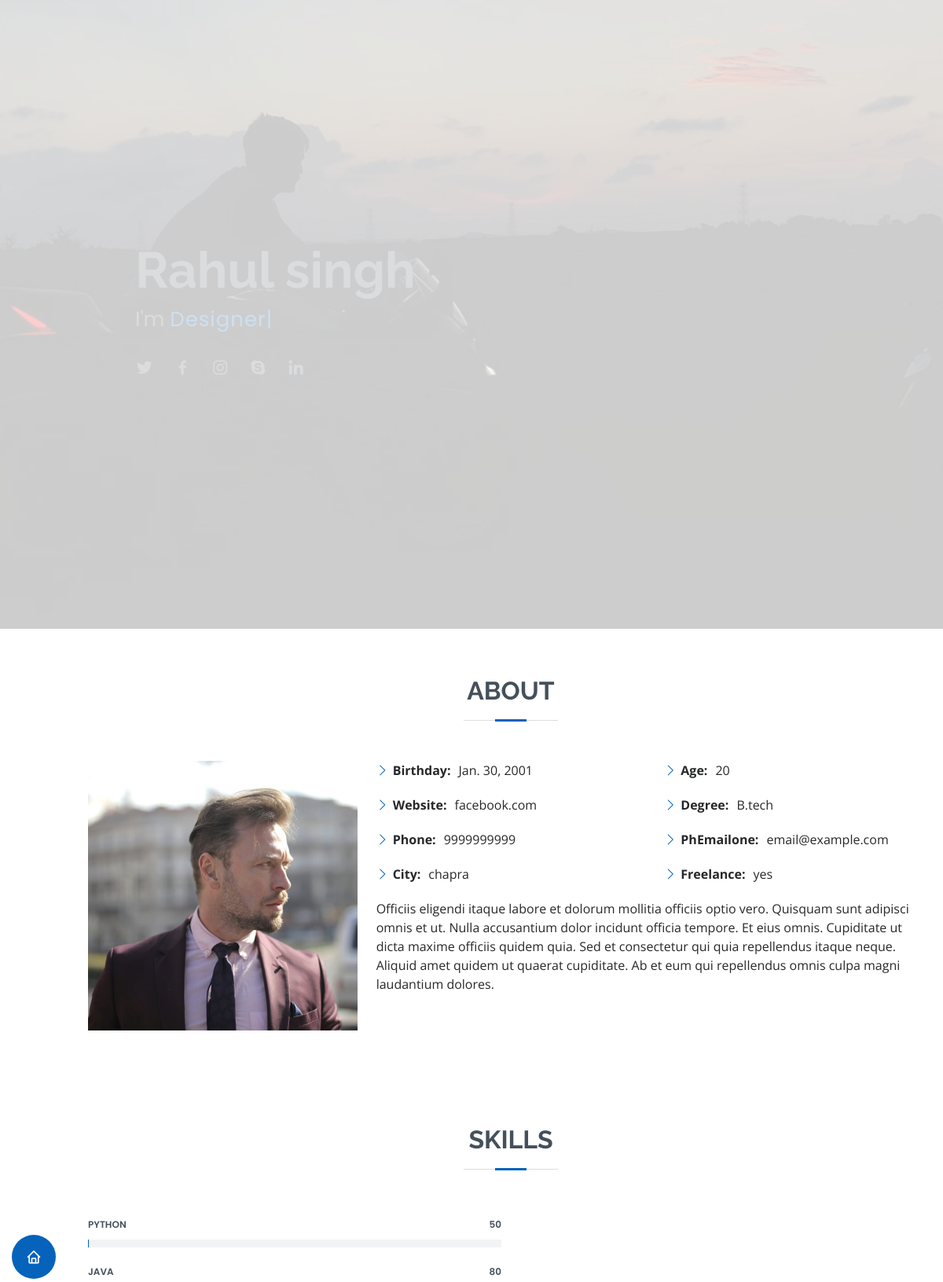
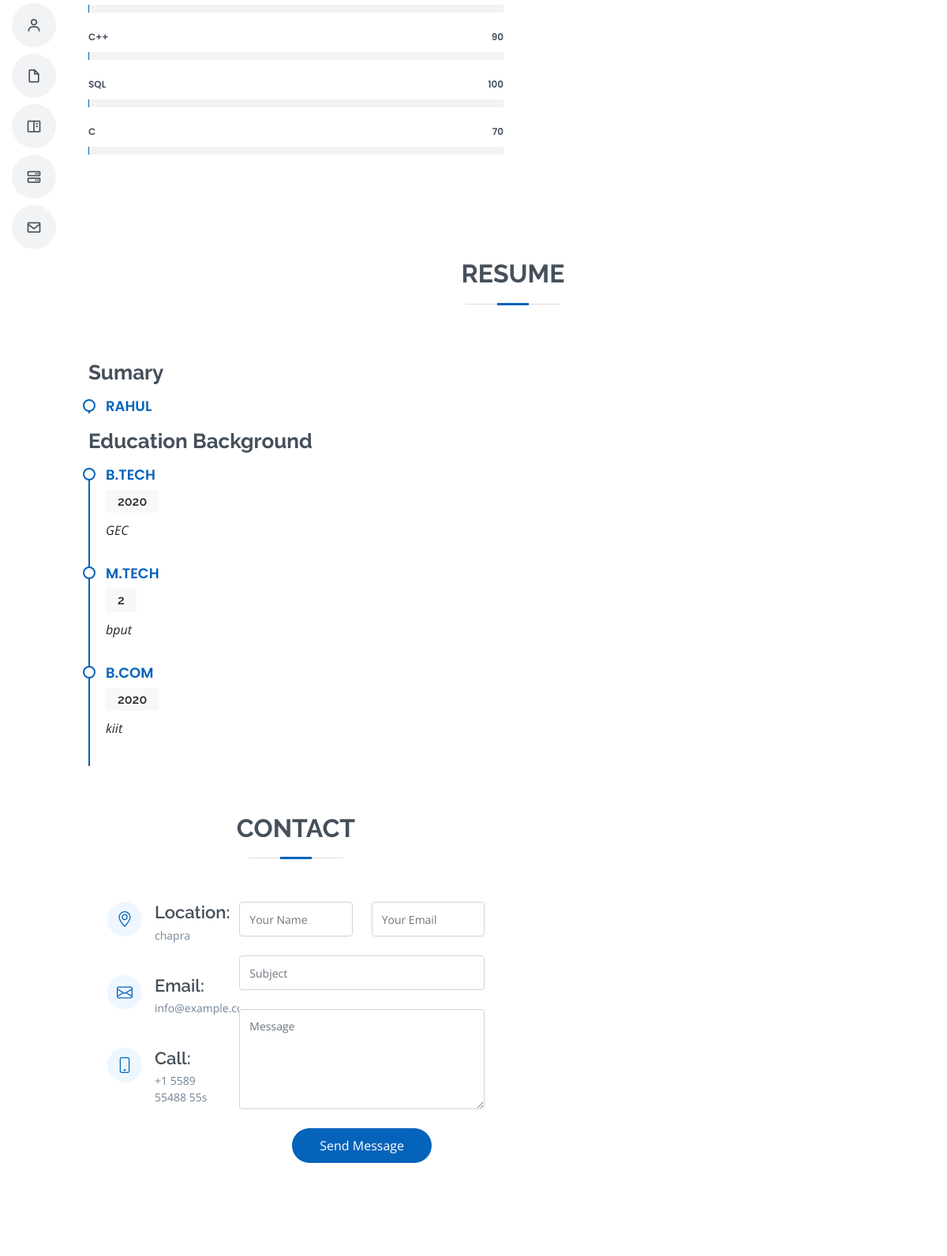
Page /home (signed in, upper part) on the committed database (2 pictures, top to bottom).
### Rps9211/models.py (models this page shows, shortened)
class profile(models.Model):
    user =models.OneToOneField(User,on_delete=models.CASCADE)
    Birthday = models.DateField(blank= True)
    Website =models.TextField(blank= True)
    Phone =models.IntegerField(max_length=12)
    Age =models.IntegerField()
    City = models.CharField(max_length=20)
    Degree = models.TextField(max_length=200)
    Freelance =models.TextField(max_length=20)

class skills(models.Model):
    user =models.ForeignKey(User,on_delete=models.CASCADE)
    skill =models.TextField(max_length=20)
    level =models.IntegerField(max_length=9)

class Education(models.Model):
     user =models.ForeignKey(User,on_delete=models.CASCADE)
     Degree =models.TextField(max_length=200)
     year =models.IntegerField(max_length=9)
     college =models.TextField(max_length=60)

### Rps9211/views.py (the view)
# urls.py: path('home',views.home,name='home')
def home(request):
    if request.user.is_authenticated:
       person= request.user
       edu= Education.objects.filter(user=person)
       pro= profile.objects.get(user=person)
       skill= skills.objects.filter(user=person)
       context={'person':person,'edu':edu,'pro':pro,'skill':skill}
    return render(request,"index.html",context)

### templates/index.html (shortened to what this page needs)
{% load static %}
<!DOCTYPE html>
<html lang="en">
<head>
  <link href="{% static 'vendor/aos/aos.css' %}" rel="stylesheet">
  <link href="{% static 'vendor/bootstrap/css/bootstrap.min.css' %}" rel="stylesheet">
  <link href="{% static 'vendor/bootstrap-icons/bootstrap-icons.css' %}" rel="stylesheet">
  <link href="{% static 'vendor/boxicons/css/boxicons.min.css' %}" rel="stylesheet">
  <link href="{% static 'vendor/glightbox/css/glightbox.min.css' %}" rel="stylesheet">
  <link href="{% static 'vendor/swiper/swiper-bundle.min.css' %}" rel="stylesheet">
  <link href="{% static 'css/style.css' %}" rel="stylesheet">
</head>
<body>
  <header id="header" class="d-flex flex-column justify-content-center">
    <nav id="navbar" class="navbar nav-menu">
      <ul>
        <li><a href="#hero" class="nav-link scrollto active"><i class="bx bx-home"></i> <span>Home</span></a></li>
        <li><a href="#about" class="nav-link scrollto"><i class="bx bx-user"></i> <span>About</span></a></li>
        <li><a href="#resume" class="nav-link scrollto"><i class="bx bx-file-blank"></i> <span>Resume</span></a></li>
        <li><a href="#portfolio" class="nav-link scrollto"><i class="bx bx-book-content"></i> <span>Portfolio</span></a></li>
        <li><a href="#services" class="nav-link scrollto"><i class="bx bx-server"></i> <span>Services</span></a></li>
        <li><a href="#contact" class="nav-link scrollto"><i class="bx bx-envelope"></i> <span>Contact</span></a></li>
      </ul>
    </nav>
  </header>
  <section id="hero" class="d-flex flex-column justify-content-center">
    <div class="container" data-aos="zoom-in" data-aos-delay="100">
      <h1>Rahul singh</h1>
      <p>I'm <span class="typed" data-typed-items="Designer, Developer, Freelancer, Photographer"></span></p>
      <div class="social-links">
        <a href="#" class="twitter"><i class="bx bxl-twitter"></i></a>
        <a href="#" class="facebook"><i class="bx bxl-facebook"></i></a>
        <a href="#" class="instagram"><i class="bx bxl-instagram"></i></a>
        <a href="#" class="google-plus"><i class="bx bxl-skype"></i></a>
        <a href="#" class="linkedin"><i class="bx bxl-linkedin"></i></a>
      </div>
    </div>
  </section>
  <main id="main">
    <section id="about" class="about">
      <div class="container" data-aos="fade-up">
        <div class="section-title">
          <h2>About</h2>
        </div>
        <div class="row">
          <div class="col-lg-4">
            <img src="assets/img/profile-img.jpg" class="img-fluid" alt="">
          </div>
          <div class="col-lg-8 pt-4 pt-lg-0 content">
            <div class="row">
              <div class="col-lg-6">
                <ul>
                  <li><i class="bi bi-chevron-right"></i> <strong>Birthday:</strong> <span>{{pro.Birthday}}</span></li>
                  <li><i class="bi bi-chevron-right"></i> <strong>Website:</strong> <span>{{pro.Website}}</span></li>
                  <li><i class="bi bi-chevron-right"></i> <strong>Phone:</strong> <span>{{pro.Phone}}</span></li>
                  <li><i class="bi bi-chevron-right"></i> <strong>City:</strong> <span>{{pro.City}}</span></li>
                </ul>
              </div>
              <div class="col-lg-6">
                <ul>
                  <li><i class="bi bi-chevron-right"></i> <strong>Age:</strong> <span>{{pro.Age}}</span></li>
                  <li><i class="bi bi-chevron-right"></i> <strong>Degree:</strong> <span>{{pro.Degree}}</span></li>
                  <li><i class="bi bi-chevron-right"></i> <strong>PhEmailone:</strong> <span>email@example.com</span></li>
                  <li><i class="bi bi-chevron-right"></i> <strong>Freelance:</strong> <span>{{pro.Freelance}}</span></li>
                </ul>
              </div>
            </div>
            <p>
              Officiis eligendi itaque labore et dolorum mollitia officiis optio vero. Quisquam sunt adipisci omnis et ut. Nulla accusantium dolor incidunt officia tempore. Et eius omnis.
              Cupiditate ut dicta maxime officiis quidem quia. Sed et consectetur qui quia repellendus itaque neque. Aliquid amet quidem ut quaerat cupiditate. Ab et eum qui repellendus omnis culpa magni laudantium dolores.
            </p>
          </div>
        </div>
      </div>
    </section>
    <section id="skills" class="skills section-bg">
      <div class="container" data-aos="fade-up">
        <div class="section-title">
          <h2>Skills</h2>
        </div>
        <div class="row skills-content">
          <div class="col-lg-6">
          {% for i in skill %}
            <div class="progress">
              <span class="skill">{{i.skill}}<i class="val">{{i.level}}</i></span>
              <div class="progress-bar-wrap">
              </div>
            </div>
          {% endfor %}
          </div>
        </div>
      </div>
    </section>
    <section id="resume" class="resume">
      <div class="container" data-aos="fade-up">
        <div class="section-title">
          <h2>Resume</h2>
        </div>
        <div class="row">
          <div class="col-lg-6">
            <h3 class="resume-title">Sumary</h3>
            <div class="resume-item pb-0">
              <h4>{{person.username}}</h4>
            </div>
            <h3 class="resume-title">Education Background</h3>
            {% for i in edu %}
            <div class="resume-item">
              <h4>{{i.Degree}}</h4>
              <h5>{{i.year}}</h5>
              <p><em>{{i.college}}</em>
            </div>
            {% endfor %}
    <section id="contact" class="contact">
      <div class="container" data-aos="fade-up">
        <div class="section-title">
          <h2>Contact</h2>
        </div>
        <div class="row mt-1">
          <div class="col-lg-4">
            <div class="info">
              <div class="address">
                <i class="bi bi-geo-alt"></i>
                <h4>Location:</h4>
                <p>{{pro.City}}</p>
              </div>
              <div class="email">
                <i class="bi bi-envelope"></i>
                <h4>Email:</h4>
                <p>info@example.com</p>
              </div>
              <div class="phone">
                <i class="bi bi-phone"></i>
                <h4>Call:</h4>
                <p>+1 5589 55488 55s</p>
              </div>
            </div>
          </div>
          <div class="col-lg-8 mt-5 mt-lg-0">
            <form action="forms/contact.php" method="post" role="form" class="php-email-form">
              <div class="row">
                <div class="col-md-6 form-group">
                  <input type="text" name="name" class="form-control" id="name" placeholder="Your Name" required>
                </div>
                <div class="col-md-6 form-group mt-3 mt-md-0">
                  <input type="email" class="form-control" name="email" id="email" placeholder="Your Email" required>
                </div>
              </div>
              <div class="form-group mt-3">
                <input type="text" class="form-control" name="subject" id="subject" placeholder="Subject" required>
              </div>
              <div class="form-group mt-3">
                <textarea class="form-control" name="message" rows="5" placeholder="Message" required></textarea>
              </div>
              <div class="text-center"><button type="submit">Send Message</button></div>
            </form>
          </div>
        </div>
      </div>
    </section>
  </main>
</body>
</html>

### rows in the picture
profile: Birthday "Jan. 30, 2001", Website "facebook.com", Phone "9999999999", City "chapra", Age "20", Degree "B.tech", Freelance "yes"
skills: skill "PYTHON", level "50"
skills: skill "JAVA", level "80"
skills: skill "C++", level "90"
skills: skill "SQL", level "100"
skills: skill "C", level "70"
Education: Degree "B.TECH", year "2020", college "GEC"
Education: Degree "M.TECH", year "2", college "bput"
Education: Degree "B.COM", year "2020", college "kiit"

### other values in the picture
{{ person.username }} "RAHUL"
